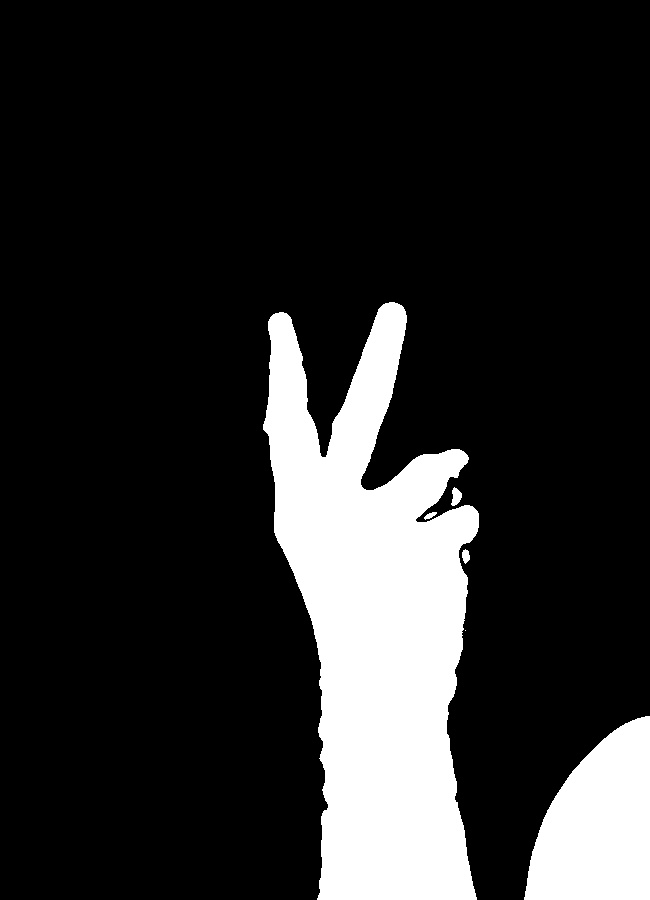
#> input picture custom-sign-language/code/utils/test_gest_2.jpg, 650 x 900 px
$ python openCV_tests.py
#> lines starting #> are read from the running program, lines starting #| are printed output that depends on the picture
import cv2
import numpy as np

ROI_top = 100
ROI_bottom = 900  # height 1000
ROI_right = 100
ROI_left = 700  # width 750

img = cv2.imread('test_gest_2.jpg')
#> img is the input picture: shape (900, 650, 3); min 0, max 255, mean 41.6

img = img[50:ROI_bottom, 50:ROI_left]
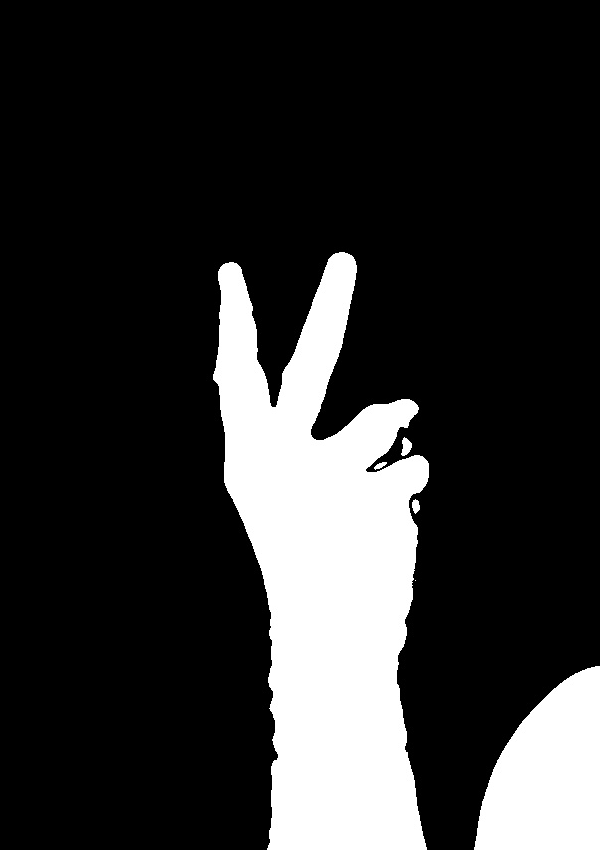
#> img: shape (850, 600, 3); min 0, max 255, mean 47.7
print (img.shape)
#| (850, 600, 3)

gausBlur = cv2.GaussianBlur(img, (9,9),0)
cv2.imshow('Gaussian Blurring', gausBlur)
cv2.waitKey(0)

accumulated_weight=0.5
#> (the run stopped early here; a loop or call above may not have finished)
